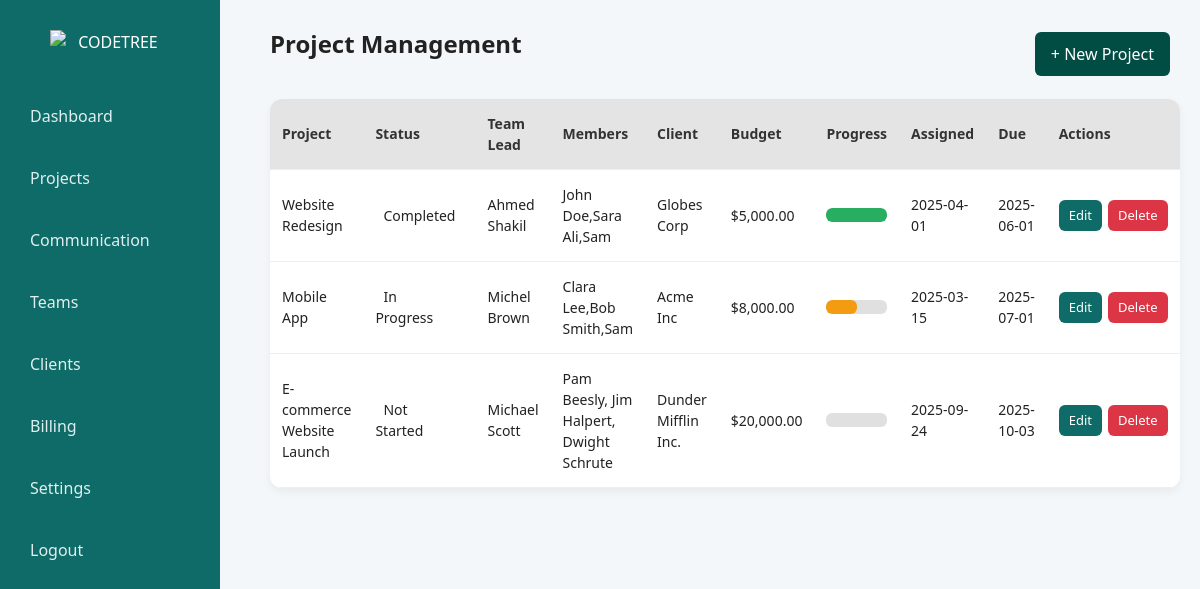
Page /codetree-ipcms/projects.php (signed in) on the committed database.
### tables this page shows
CREATE TABLE `projects` (
  `id` int(11) NOT NULL,
  `title` varchar(255) NOT NULL,
  `description` text DEFAULT NULL,
  `team_lead` varchar(100) DEFAULT NULL,
  `members` text DEFAULT NULL,
  `client` varchar(100) DEFAULT NULL,
  `budget` decimal(10,2) DEFAULT NULL,
  `progress` int(11) DEFAULT 0,
  `assigned_date` date DEFAULT NULL,
  `due_date` date DEFAULT NULL,
  `status` enum('Not Started','In Progress','Completed') DEFAULT 'Not Started',
  `created_at` timestamp NOT NULL DEFAULT current_timestamp()
);

### codetree-ipcms/projects.php (the view, shortened to what this page needs)
<?php
require_once 'config.php';
$projects = $pdo->query("SELECT * FROM projects")->fetchAll();
?>
<!DOCTYPE html>
<html lang="en">
<head>
<link href="https://cdn.jsdelivr.net/npm/bootstrap@5.3.0/dist/css/bootstrap.min.css" rel="stylesheet">
<link href="https://cdn.jsdelivr.net/npm/bootstrap-icons/font/bootstrap-icons.css" rel="stylesheet">
</head>
<body>
<nav class="sidebar">
    <div class="brand">
      <img src="logo.png" alt="CODETREE" />
    </div>
    <ul class="navlist">
      <li><a href="adashboard.php">Dashboard</a></li>
      <li><a href="projects.php">Projects</a></li>
      <li><a href="comunication.php">Communication</a></li>
      <li><a href="teams.php">Teams</a></li>
      <li><a href="clients.php">Clients</a></li>
      <li><a href="billing.php">Billing</a></li>
      <li><a href="settins.php">Settings</a></li>
      <li><a href="logout.php">Logout</a></li>
    </ul>
</nav>
<div class="content">
<div class="toolbar">
    <h1>Project Management</h1>
    <button class="btn-new" onclick="openCreateModal()">+ New Project</button>
</div>
<table id="projectsTable">
<thead>
<tr>
<th>Project</th>
<th>Status</th>
<th>Team Lead</th>
<th>Members</th>
<th>Client</th>
<th>Budget</th>
<th>Progress</th>
<th>Assigned</th>
<th>Due</th>
<th>Actions</th>
</tr>
</thead>
<tbody>
<?php foreach ($projects as $project): ?>
<tr data-project='<?php echo json_encode($project); ?>'
    class="clickable-row <?php echo strtolower(str_replace(' ','-',$project['status'])); ?>">
<td><?php echo htmlspecialchars($project['title']); ?></td>
<td class="project-status">
    <span class="status-prompt" onclick="showProjectDetails(<?php echo $project['id']; ?>)">
        <?php echo $project['status']; ?>
    </span>
</td>
<td><?php echo htmlspecialchars($project['team_lead']); ?></td>
<td><?php echo htmlspecialchars($project['members']); ?></td>
<td><?php echo htmlspecialchars($project['client']); ?></td>
<td>$<?php echo number_format($project['budget'],2); ?></td>
<td>
    <div class="progress-container">
        <div class="progress-inner <?php echo strtolower(str_replace(' ','-',$project['status'])); ?>"></div>
    </div>
</td>
<td><?php echo $project['assigned_date']; ?></td>
<td><?php echo $project['due_date']; ?></td>
<td>
    <div class="button-group">
        <button class="edit-btn" onclick="openEditModal(<?php echo $project['id']; ?>)">Edit</button>
        <button class="delete-btn" onclick="if(confirm('Delete project?')){window.location='?delete_id=<?php echo $project['id']; ?>';}">Delete</button>
    </div>
</td>
</tr>
<?php endforeach; ?>
</tbody>
</table>
</div>
</body>
</html>

### codetree-ipcms/projects.php (style rules this page uses)
* { margin:0; padding:0; box-sizing:border-box; }
body { font-family: 'Segoe UI', Tahoma, Geneva, Verdana, sans-serif; background:#f4f7fa; color:#222; display:flex; }
.sidebar { width:220px; background:#0f6b67; color:#fff; padding:30px 16px; position:fixed; top:0; left:0; min-height:100vh; display:flex; flex-direction:column; }
.sidebar .brand { text-align:center; margin-bottom:40px; }
.sidebar .brand img { width:120px; display:block; margin:0 auto; }
.sidebar ul.navlist { list-style:none; padding:0; flex-grow:1; }
.sidebar ul.navlist li { margin-bottom:18px; }
.sidebar ul.navlist a { color:#dfeff0; text-decoration:none; display:block; padding:10px 14px; border-radius:6px; transition:0.3s; font-size:16px; }
.content { margin-left:240px; padding:30px; width:calc(100% - 240px); }
h1 { font-size:24px; font-weight:bold; margin-bottom:20px; }
.toolbar { display:flex; justify-content:space-between; align-items:center; margin-bottom:20px; }
.btn-new { padding:10px 16px; border-radius:6px; border:none; cursor:pointer; background:#014d44; color:#fff; font-weight:500; transition:0.3s; }
table { width:100%; border-collapse:collapse; background:#fff; border-radius:12px; overflow:hidden; box-shadow:0 4px 8px rgba(0,0,0,0.05); }
th,td { padding:14px 12px; text-align:left; border-bottom:1px solid #eee; font-size:14px; }
th { background:#e4e4e4; color:#333; }
tr.clickable-row { cursor: pointer; }
.progress-container { background:#e0e0e0; border-radius:6px; height:14px; overflow:hidden; }
.progress-inner { height:100%; border-radius:6px; transition:0.5s; }
.progress-inner.in-progress { background:#f39c12; width:50%; }
.progress-inner.completed { background:#27ae60; width:100%; }
.button-group { display:flex; gap:6px; }
button.edit-btn { flex:1; padding:6px 10px; border:none; border-radius:6px; background:#0f6b67; color:#fff; font-size:13px; cursor:pointer; transition:0.3s; }
button.delete-btn { flex:1; padding:6px 10px; border:none; border-radius:6px; background:#dc3545; color:#fff; font-size:13px; cursor:pointer; transition:0.3s; }
.status-prompt { cursor:pointer; padding:4px 8px; border-radius:4px; transition:0.3s; }

### rows in the picture
projects: title "Website Redesign", status "Completed", team_lead "Ahmed Shakil", members "John Doe,Sara Ali,Sam", client "Globes Corp", budget "5,000.00", assigned_date "2025-04-01", due_date "2025-06-01"
projects: title "Mobile App", status "In Progress", team_lead "Michel Brown", members "Clara Lee,Bob Smith,Sam", client "Acme Inc", budget "8,000.00", assigned_date "2025-03-15", due_date "2025-07-01"
projects: title "E-commerce Website Launch", status "Not Started", team_lead "Michael Scott", members "Pam Beesly, Jim Halpert, Dwight Schrute", client "Dunder Mifflin Inc.", budget "20,000.00", assigned_date "2025-09-24", due_date "2025-10-03"
